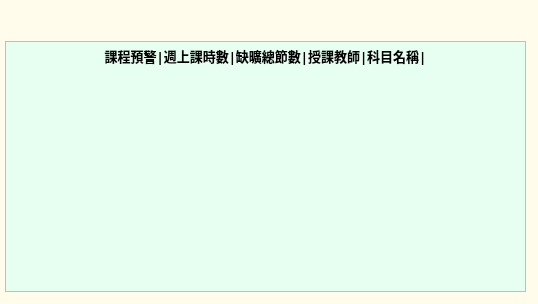
<?xml version="1.0" encoding="UTF-8"?>
<ui version="4.0">
 <class>AbsendWarning</class>
 <widget class="QDialog" name="AbsendWarning">
  <property name="geometry">
   <rect>
    <x>0</x>
    <y>0</y>
    <width>538</width>
    <height>304</height>
   </rect>
  </property>
  <property name="windowTitle">
   <string>課程預警(缺曠)</string>
  </property>
  <property name="styleSheet">
   <string notr="true">background-color: rgb(255, 252, 235);</string>
  </property>
  <widget class="QTextBrowser" name="textBrowser">
   <property name="geometry">
    <rect>
     <x>5</x>
     <y>41</y>
     <width>521</width>
     <height>251</height>
    </rect>
   </property>
   <property name="font">
    <font>
     <family>微軟正黑體</family>
     <pointsize>10</pointsize>
     <italic>false</italic>
     <bold>true</bold>
    </font>
   </property>
   <property name="styleSheet">
    <string notr="true">font: 700 10pt &quot;微軟正黑體&quot;;
background-color: rgb(231, 255, 241);</string>
   </property>
   <property name="markdown">
    <string>**課程預警|週上課時數|缺曠總節數|授課教師|科目名稱|**

</string>
   </property>
   <property name="html">
    <string>&lt;!DOCTYPE HTML PUBLIC &quot;-//W3C//DTD HTML 4.0//EN&quot; &quot;http://www.w3.org/TR/REC-html40/strict.dtd&quot;&gt;
&lt;html&gt;&lt;head&gt;&lt;meta name=&quot;qrichtext&quot; content=&quot;1&quot; /&gt;&lt;meta charset=&quot;utf-8&quot; /&gt;&lt;style type=&quot;text/css&quot;&gt;
p, li { white-space: pre-wrap; }
hr { height: 1px; border-width: 0; }
li.unchecked::marker { content: &quot;\2610&quot;; }
li.checked::marker { content: &quot;\2612&quot;; }
&lt;/style&gt;&lt;/head&gt;&lt;body style=&quot; font-family:'微軟正黑體'; font-size:10pt; font-weight:700; font-style:normal;&quot;&gt;
&lt;p align=&quot;center&quot; style=&quot; margin-top:0px; margin-bottom:0px; margin-left:0px; margin-right:0px; -qt-block-indent:0; text-indent:0px;&quot;&gt;&lt;span style=&quot; font-family:'Microsoft JhengHei UI';&quot;&gt;課程預警|週上課時數|缺曠總節數|授課教師|科目名稱|&lt;/span&gt;&lt;/p&gt;
&lt;p align=&quot;center&quot; style=&quot;-qt-paragraph-type:empty; margin-top:0px; margin-bottom:0px; margin-left:0px; margin-right:0px; -qt-block-indent:0; text-indent:0px; font-family:'Microsoft JhengHei UI';&quot;&gt;&lt;br /&gt;&lt;/p&gt;
&lt;p style=&quot;-qt-paragraph-type:empty; margin-top:0px; margin-bottom:0px; margin-left:0px; margin-right:0px; -qt-block-indent:0; text-indent:0px; font-family:'Microsoft JhengHei UI';&quot;&gt;&lt;br /&gt;&lt;/p&gt;&lt;/body&gt;&lt;/html&gt;</string>
   </property>
  </widget>
 </widget>
 <resources/>
 <connections/>
</ui>
